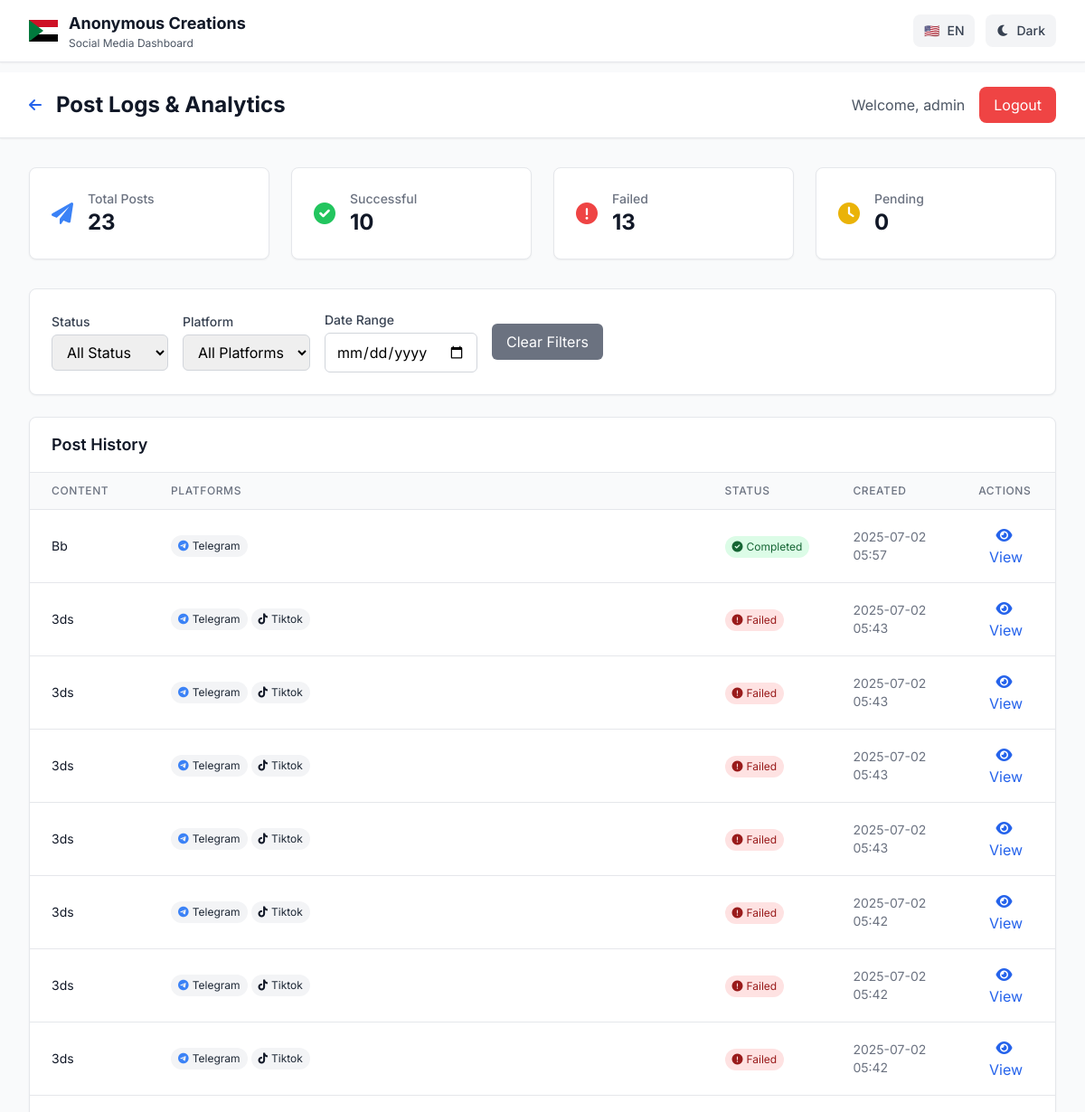
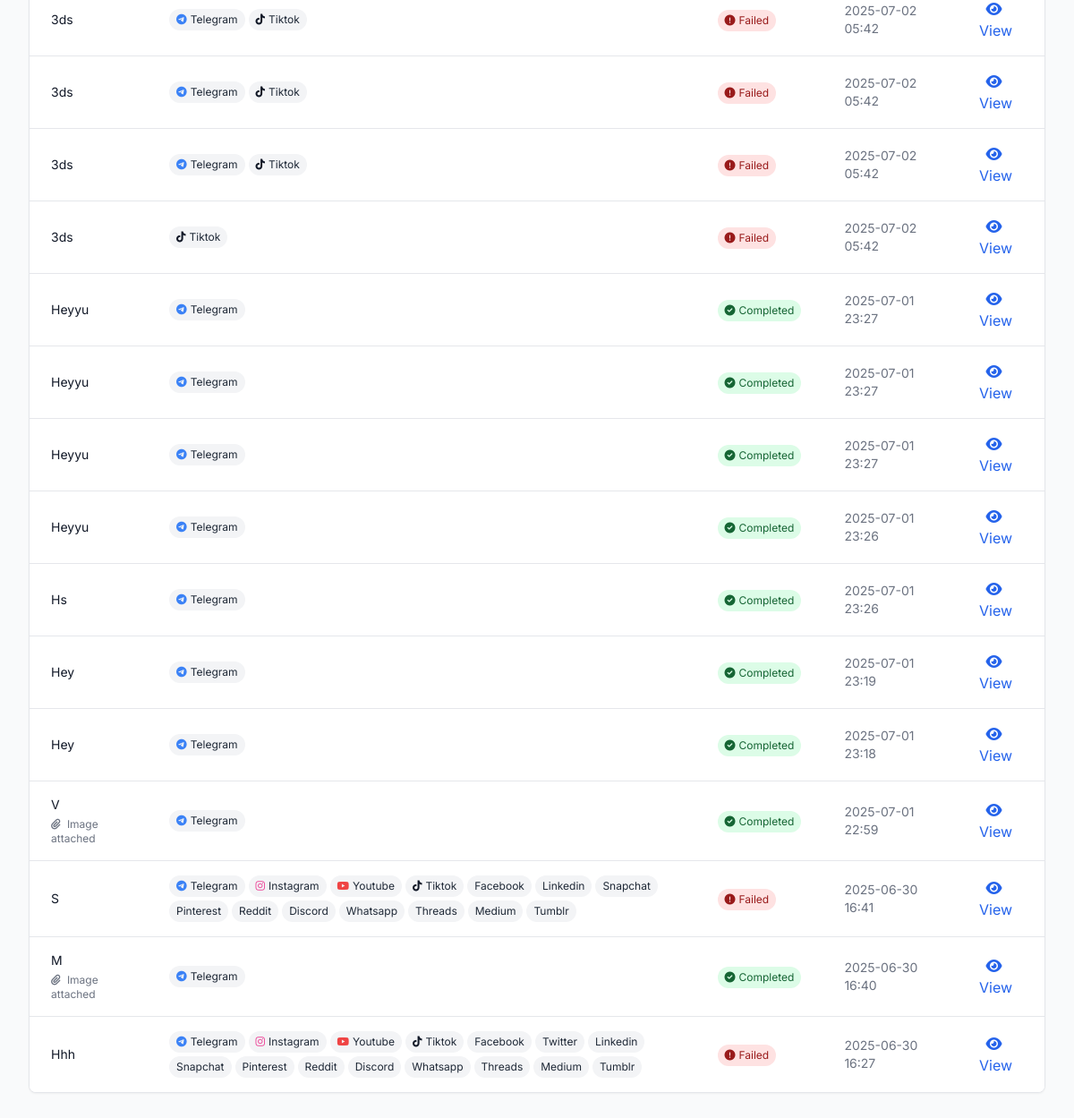
Screenshot of /logs (signed in) with the database file from the repository (2 pictures, top to bottom).
### models.py (models this page shows)
class User(Base):
    __tablename__ = "users"
    id = Column(Integer, primary_key=True, index=True)
    username = Column(String(50), unique=True, index=True, nullable=False)
    hashed_password = Column(String(255), nullable=False)
    is_active = Column(Boolean, default=True)
    created_at = Column(DateTime, default=datetime.utcnow)
    posts = relationship("PostLog", back_populates="user")

class PostLog(Base):
    __tablename__ = "post_logs"
    id = Column(Integer, primary_key=True, index=True)
    content = Column(Text, nullable=False)
    platforms = Column(String(255), nullable=False)  # Comma-separated
    file_path = Column(String(255), nullable=True)
    file_type = Column(String(20), nullable=True)  # image, video
    scheduled_for = Column(DateTime, nullable=True)
    status = Column(String(20), default="pending")  # pending, completed, failed
    results = Column(Text, nullable=True)  # JSON string of results
    created_at = Column(DateTime, default=datetime.utcnow)
    completed_at = Column(DateTime, nullable=True)
    user_id = Column(Integer, ForeignKey("users.id"), nullable=False)
    views = Column(Integer, default=0)
    likes = Column(Integer, default=0)
    shares = Column(Integer, default=0)
    comments = Column(Integer, default=0)
    clicks = Column(Integer, default=0)
    engagement_rate = Column(Float, default=0.0)
    reach = Column(Integer, default=0)
    impressions = Column(Integer, default=0)
    seo_keywords = Column(Text, nullable=True)  # Comma-separated keywords
    seo_title = Column(String(255), nullable=True)
    seo_description = Column(Text, nullable=True)
    hashtags = Column(Text, nullable=True)  # Comma-separated hashtags
    seo_score = Column(Float, default=0.0)
    readability_score = Column(Float, default=0.0)
    user = relationship("User", back_populates="posts")

### main.py (the view)
@app.get("/logs", response_class=HTMLResponse)
async def logs_page(
    request: Request,
    user: User = Depends(require_auth),
    db: Session = Depends(get_db)
):
    try:
        logs = []
        try:
            logs = db.query(PostLog).filter(PostLog.user_id == user.id).order_by(PostLog.created_at.desc()).all()
        except Exception as db_error:
            print(f"Database error in logs: {db_error}")
            logs = []
        return templates.TemplateResponse(
            "logs.html",
            {
                "request": request,
                "user": user,
                "logs": logs
            }
        )
    except Exception as e:
        print(f"Logs page error: {e}")
        import traceback
        traceback.print_exc()
        return templates.TemplateResponse(
            "logs.html",
            {
                "request": request,
                "user": user,
                "logs": [],
                "error": "Unable to load logs"
            }
        )

### templates/logs.html (shortened to what this page needs)
{% extends "base.html" %}
{% block content %}
<div class="min-h-screen bg-gray-50 dark:bg-gray-900">
    <header class="bg-white dark:bg-gray-800 shadow-sm border-b border-gray-200 dark:border-gray-700">
        <div class="max-w-7xl mx-auto px-4 sm:px-6 lg:px-8">
            <div class="flex justify-between items-center py-4">
                <div class="flex items-center">
                    <a href="/dashboard" class="text-primary-600 hover:text-primary-700 mr-4">
                        <i class="fas fa-arrow-left"></i>
                    </a>
                    <h1 class="text-2xl font-bold text-gray-900 dark:text-white">
                        Post Logs & Analytics
                    </h1>
                </div>
                <div class="flex items-center space-x-4">
                    <span class="text-gray-600 dark:text-gray-400">
                        Welcome, {{ user.username }}
                    </span>
                    <a href="/logout" class="bg-red-500 hover:bg-red-600 text-white px-4 py-2 rounded-lg transition-colors duration-300">
                        Logout
                    </a>
                </div>
            </div>
        </div>
    </header>
    <div class="max-w-7xl mx-auto px-4 sm:px-6 lg:px-8 py-8">
        <div class="stats-grid grid grid-cols-2 md:grid-cols-4 gap-4 md:gap-6 mb-6 md:mb-8">
            <div class="bg-white dark:bg-gray-800 rounded-lg p-4 md:p-6 shadow-sm border border-gray-200 dark:border-gray-700">
                <div class="flex items-center">
                    <div class="flex-shrink-0">
                        <i class="fas fa-paper-plane text-blue-500 text-xl md:text-2xl"></i>
                    </div>
                    <div class="ml-3 md:ml-4">
                        <p class="text-xs md:text-sm font-medium text-gray-500 dark:text-gray-400">Total Posts</p>
                        <p class="text-lg md:text-2xl font-bold text-gray-900 dark:text-white">{{ logs|length }}</p>
                    </div>
                </div>
            </div>
            <div class="bg-white dark:bg-gray-800 rounded-lg p-6 shadow-sm border border-gray-200 dark:border-gray-700">
                <div class="flex items-center">
                    <div class="flex-shrink-0">
                        <i class="fas fa-check-circle text-green-500 text-2xl"></i>
                    </div>
                    <div class="ml-4">
                        <p class="text-sm font-medium text-gray-500 dark:text-gray-400">Successful</p>
                        <p class="text-2xl font-bold text-gray-900 dark:text-white">
                            {{ logs|selectattr('status', 'equalto', 'completed')|list|length }}
                        </p>
                    </div>
                </div>
            </div>
            <div class="bg-white dark:bg-gray-800 rounded-lg p-6 shadow-sm border border-gray-200 dark:border-gray-700">
                <div class="flex items-center">
                    <div class="flex-shrink-0">
                        <i class="fas fa-exclamation-circle text-red-500 text-2xl"></i>
                    </div>
                    <div class="ml-4">
                        <p class="text-sm font-medium text-gray-500 dark:text-gray-400">Failed</p>
                        <p class="text-2xl font-bold text-gray-900 dark:text-white">
                            {{ logs|selectattr('status', 'equalto', 'failed')|list|length }}
                        </p>
                    </div>
                </div>
            </div>
            <div class="bg-white dark:bg-gray-800 rounded-lg p-6 shadow-sm border border-gray-200 dark:border-gray-700">
                <div class="flex items-center">
                    <div class="flex-shrink-0">
                        <i class="fas fa-clock text-yellow-500 text-2xl"></i>
                    </div>
                    <div class="ml-4">
                        <p class="text-sm font-medium text-gray-500 dark:text-gray-400">Pending</p>
                        <p class="text-2xl font-bold text-gray-900 dark:text-white">
                            {{ logs|selectattr('status', 'equalto', 'pending')|list|length }}
                        </p>
                    </div>
                </div>
            </div>
        </div>
        <div class="bg-white dark:bg-gray-800 rounded-lg p-6 shadow-sm border border-gray-200 dark:border-gray-700 mb-6">
            <div class="flex flex-wrap gap-4 items-center">
                <div>
                    <label class="block text-sm font-medium text-gray-700 dark:text-gray-300 mb-1">Status</label>
                    <select id="statusFilter" class="px-3 py-2 border border-gray-300 dark:border-gray-600 rounded-md dark:bg-gray-700 dark:text-white">
                        <option value="">All Status</option>
                    </select>
                </div>
                <div>
                    <label class="block text-sm font-medium text-gray-700 dark:text-gray-300 mb-1">Platform</label>
                    <select id="platformFilter" class="px-3 py-2 border border-gray-300 dark:border-gray-600 rounded-md dark:bg-gray-700 dark:text-white">
                        <option value="">All Platforms</option>
                    </select>
                </div>
                <div>
                    <label class="block text-sm font-medium text-gray-700 dark:text-gray-300 mb-1">Date Range</label>
                    <input type="date" id="dateFilter" class="px-3 py-2 border border-gray-300 dark:border-gray-600 rounded-md dark:bg-gray-700 dark:text-white">
                </div>
                <div class="flex items-end">
                    <button onclick="clearFilters()" class="px-4 py-2 bg-gray-500 hover:bg-gray-600 text-white rounded-md transition-colors duration-300">
                        Clear Filters
                    </button>
                </div>
            </div>
        </div>
        <div class="bg-white dark:bg-gray-800 rounded-lg shadow-sm border border-gray-200 dark:border-gray-700 overflow-hidden">
            <div class="px-6 py-4 border-b border-gray-200 dark:border-gray-700">
                <h3 class="text-lg font-semibold text-gray-900 dark:text-white">Post History</h3>
            </div>
            <div class="overflow-x-auto">
                <table class="min-w-full divide-y divide-gray-200 dark:divide-gray-700">
                    <thead class="bg-gray-50 dark:bg-gray-900">
                        <tr>
                            <th class="px-6 py-3 text-left text-xs font-medium text-gray-500 dark:text-gray-400 uppercase tracking-wider">
                                Content
                            </th>
                            <th class="px-6 py-3 text-left text-xs font-medium text-gray-500 dark:text-gray-400 uppercase tracking-wider">
                                Platforms
                            </th>
                            <th class="px-6 py-3 text-left text-xs font-medium text-gray-500 dark:text-gray-400 uppercase tracking-wider">
                                Status
                            </th>
                            <th class="px-6 py-3 text-left text-xs font-medium text-gray-500 dark:text-gray-400 uppercase tracking-wider">
                                Created
                            </th>
                            <th class="px-6 py-3 text-left text-xs font-medium text-gray-500 dark:text-gray-400 uppercase tracking-wider">
                                Actions
                            </th>
                        </tr>
                    </thead>
                    <tbody class="bg-white dark:bg-gray-800 divide-y divide-gray-200 dark:divide-gray-700" id="logsTable">
                        {% for log in logs %}
                        <tr class="log-row" data-status="{{ log.status }}" data-platforms="{{ log.platforms }}" data-date="{{ log.created_at.strftime('%Y-%m-%d') }}">
                            <td class="px-6 py-4">
                                <div class="max-w-xs">
                                    <p class="text-sm text-gray-900 dark:text-white line-clamp-2">
                                        {{ log.content[:100] }}{% if log.content|length > 100 %}...{% endif %}
                                    </p>
                                    {% if log.file_path %}
                                    <p class="text-xs text-gray-500 dark:text-gray-400 mt-1">
                                        <i class="fas fa-paperclip mr-1"></i>
                                        {{ log.file_type|title }} attached
                                    </p>
                                    {% endif %}
                                </div>
                            </td>
                            <td class="px-6 py-4">
                                <div class="flex flex-wrap gap-1">
                                    {% for platform in log.platforms.split(',') %}
                                    <span class="inline-flex items-center px-2 py-1 rounded-full text-xs bg-gray-100 dark:bg-gray-700 text-gray-800 dark:text-gray-200">
                                        {% if platform == 'telegram' %}
                                            <i class="fab fa-telegram text-blue-500 mr-1"></i>
                                        {% elif platform == 'instagram' %}
                                            <i class="fab fa-instagram text-pink-500 mr-1"></i>
                                        {% elif platform == 'youtube' %}
                                            <i class="fab fa-youtube text-red-500 mr-1"></i>
                                        {% elif platform == 'tiktok' %}
                                            <i class="fab fa-tiktok text-gray-900 dark:text-white mr-1"></i>
                                        {% endif %}
                                        {{ platform|title }}
                                    </span>
                                    {% endfor %}
                                </div>
                            </td>
                            <td class="px-6 py-4">
                                {% if log.status == 'completed' %}
                                <span class="inline-flex items-center px-2 py-1 rounded-full text-xs bg-green-100 dark:bg-green-900 text-green-800 dark:text-green-200">
                                    <i class="fas fa-check-circle mr-1"></i>
                                    Completed
                                </span>
                                {% elif log.status == 'failed' %}
                                <span class="inline-flex items-center px-2 py-1 rounded-full text-xs bg-red-100 dark:bg-red-900 text-red-800 dark:text-red-200">
                                    <i class="fas fa-exclamation-circle mr-1"></i>
                                    Failed
                                </span>
                                {% else %}
                                <span class="inline-flex items-center px-2 py-1 rounded-full text-xs bg-yellow-100 dark:bg-yellow-900 text-yellow-800 dark:text-yellow-200">
                                    <i class="fas fa-clock mr-1"></i>
                                    Pending
                                </span>
                                {% endif %}
                            </td>
                            <td class="px-6 py-4 text-sm text-gray-500 dark:text-gray-400">
                                {{ log.created_at.strftime('%Y-%m-%d %H:%M') }}
                            </td>
                            <td class="px-6 py-4">
                                <button onclick="viewDetails('{{ log.id }}')" class="text-blue-600 hover:text-blue-800 dark:text-blue-400 dark:hover:text-blue-300">
                                    <i class="fas fa-eye mr-1"></i>
                                    View
                                </button>
                            </td>
                        </tr>
                        {% endfor %}
                    </tbody>
                </table>
            </div>
        </div>
    </div>
</div>
{% endblock %}

### static/style.css (style rules this page uses)
.line-clamp-2 { display: -webkit-box; -webkit-line-clamp: 2; -webkit-box-orient: vertical; overflow: hidden; }
* { transition-property: color, background-color, border-color, text-decoration-color, fill, stroke, box-shadow, transform, filter, backdrop-filter; transition-timing-function: cubic-bezier(0.4, 0, 0.2, 1); transition-duration: 150ms; }
@media (min-width: 1025px) { .stats-grid { grid-template-columns: repeat(4, 1fr); } }

### templates/base.html (style rules this page uses)
.font-english { font-family: 'Inter', sans-serif; }

### rows the page displays
User: username "admin"
PostLog: content "Bb", platforms "Telegram", status "completed" (drawn), created_at "2025-07-02 05:57"
PostLog: content "3ds", platforms "telegram,tiktok" (drawn), platform "Telegram" "Tiktok", status "failed" (drawn), created_at "2025-07-02 05:43"
PostLog: content "3ds", platforms "telegram,tiktok" (drawn), platform "Telegram" "Tiktok", status "failed" (drawn), created_at "2025-07-02 05:43"
PostLog: content "3ds", platforms "telegram,tiktok" (drawn), platform "Telegram" "Tiktok", status "failed" (drawn), created_at "2025-07-02 05:43"
PostLog: content "3ds", platforms "telegram,tiktok" (drawn), platform "Telegram" "Tiktok", status "failed" (drawn), created_at "2025-07-02 05:43"
PostLog: content "3ds", platforms "telegram,tiktok" (drawn), platform "Telegram" "Tiktok", status "failed" (drawn), created_at "2025-07-02 05:42"
PostLog: content "3ds", platforms "telegram,tiktok" (drawn), platform "Telegram" "Tiktok", status "failed" (drawn), created_at "2025-07-02 05:42"
PostLog: content "3ds", platforms "telegram,tiktok" (drawn), platform "Telegram" "Tiktok", status "failed" (drawn), created_at "2025-07-02 05:42"
PostLog: content "3ds", platforms "telegram,tiktok" (drawn), platform "Telegram" "Tiktok", status "failed" (drawn), created_at "2025-07-02 05:42"
PostLog: content "3ds", platforms "telegram,tiktok" (drawn), platform "Telegram" "Tiktok", status "failed" (drawn), created_at "2025-07-02 05:42"
PostLog: content "3ds", platforms "telegram,tiktok" (drawn), platform "Telegram" "Tiktok", status "failed" (drawn), created_at "2025-07-02 05:42"
PostLog: content "3ds", platforms "Tiktok", status "failed" (drawn), created_at "2025-07-02 05:42"
PostLog: content "Heyyu", platforms "Telegram", status "completed" (drawn), created_at "2025-07-01 23:27"
PostLog: content "Heyyu", platforms "Telegram", status "completed" (drawn), created_at "2025-07-01 23:27"
PostLog: content "Heyyu", platforms "Telegram", status "completed" (drawn), created_at "2025-07-01 23:27"
PostLog: content "Heyyu", platforms "Telegram", status "completed" (drawn), created_at "2025-07-01 23:26"
PostLog: content "Hs", platforms "Telegram", status "completed" (drawn), created_at "2025-07-01 23:26"
PostLog: content "Hey", platforms "Telegram", status "completed" (drawn), created_at "2025-07-01 23:19"
PostLog: content "Hey", platforms "Telegram", status "completed" (drawn), created_at "2025-07-01 23:18"
PostLog: content "V", file_type "Image", platforms "Telegram", status "completed" (drawn), created_at "2025-07-01 22:59"
PostLog: content "S", platform "Telegram" "Instagram" "Youtube" "Tiktok" "Facebook" "Linkedin" "Snapchat" "Pinterest" "Reddit" "Discord" "Whatsapp" "Threads" "Medium" "Tumblr", status "failed" (drawn), created_at "2025-06-30 16:41"
PostLog: content "M", file_type "Image", platforms "Telegram", status "completed" (drawn), created_at "2025-06-30 16:40"
PostLog: content "Hhh", platform "Telegram" "Instagram" "Youtube" "Tiktok" "Facebook" "Twitter" "Linkedin" "Snapchat" "Pinterest" "Reddit" "Discord" "Whatsapp" "Threads" "Medium" "Tumblr", status "failed" (drawn), created_at "2025-06-30 16:27"

### other values shown
{{ logs|length }} "23"
{{ logs|selectattr('status', 'equalto', 'completed')|list|length }} "10"
{{ logs|selectattr('status', 'equalto', 'failed')|list|length }} "13"
{{ logs|selectattr('status', 'equalto', 'pending')|list|length }} "0"
